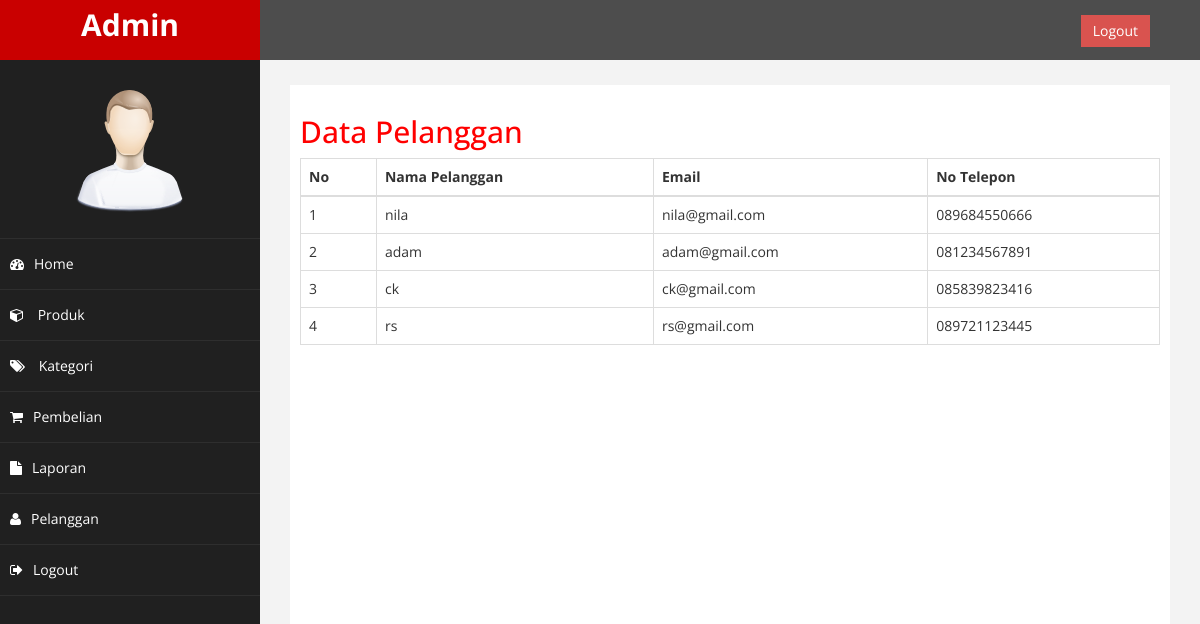
Page /admin/index.php?halaman=pelanggan (signed in) on the committed database.
### tables this page shows
CREATE TABLE `pelanggan` (
  `id_pelanggan` int(11) NOT NULL,
  `email_pelanggan` varchar(100) NOT NULL,
  `password_pelanggan` varchar(50) NOT NULL,
  `nama_pelanggan` varchar(100) NOT NULL,
  `telepon_pelanggan` varchar(100) NOT NULL,
  `alamat_pelanggan` text NOT NULL
);

### admin/pelanggan.php (the view)
<h2>Data Pelanggan</h2>
<table class="table table-bordered">
	<thead>
		<tr>
		<th>No</th>
		<th>Nama Pelanggan</th>
		<th>Email</th>
		<th>No Telepon</th>
		</tr>
	</thead>
	<tbody>
		<?php $no=1; ?>
		<?php $ambil = $koneksi->query("SELECT * FROM pelanggan"); ?>
		<?php while($pecah = $ambil->fetch_assoc()): ?>
		<tr>
			<td><?= $no; ?></td>
			<td><?= $pecah["nama_pelanggan"]; ?></td>
			<td><?= $pecah["email_pelanggan"]; ?></td>
			<td><?= $pecah["telepon_pelanggan"]; ?></td>
		</tr>
		<?php $no++; ?>
		<?php endwhile; ?>
	</tbody>
</table>

### admin/assets/css/custom.css (style rules this page uses)
body { font-family: 'Open Sans', sans-serif; }
h2 { color: #f00; }

### rows in the picture
pelanggan: nama_pelanggan "nila", email_pelanggan "nila@gmail.com", telepon_pelanggan "089684550666"
pelanggan: nama_pelanggan "adam", email_pelanggan "adam@gmail.com", telepon_pelanggan "081234567891"
pelanggan: nama_pelanggan "ck", email_pelanggan "ck@gmail.com", telepon_pelanggan "085839823416"
pelanggan: nama_pelanggan "rs", email_pelanggan "rs@gmail.com", telepon_pelanggan "089721123445"
